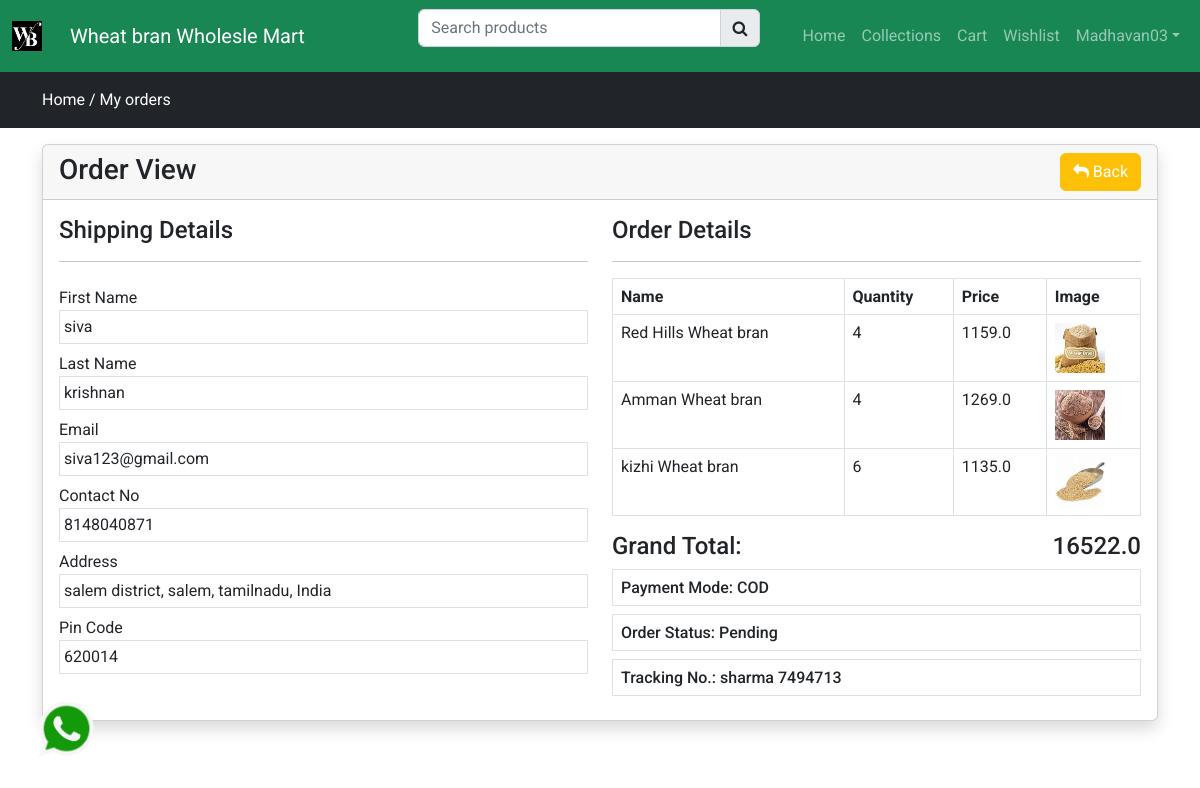
Page /view-order/sharma 7494713 (signed in) on the committed database.
### store/models.py (models this page shows, shortened)
class Order(models.Model):
    user = models.ForeignKey(User, on_delete = models.CASCADE)
    fname = models.CharField(max_length=20, null=False)
    lname = models.CharField(max_length=20, null=False)
    email = models.CharField(max_length=30, null=False)
    phone = models.CharField(max_length=10, null=False)
    address = models.TextField(null=False)
    city = models.CharField(max_length=20, null=False)
    state = models.CharField(max_length=20, null=False)
    country = models.CharField(max_length=20, null=False)
    pincode = models.CharField(max_length=10, null=False)
    total_price = models.FloatField(max_length=10, null=False)
    payment_mode = models.CharField(max_length=25, null=False)
    payment_id = models.CharField(max_length=25, null=True)
    orderstatuses = (
        ('Pending', 'Pending'),
        ('Out For Shipping', 'Out For Shipping'),
        ('Completed', 'Completed'),
     )
    status = models.CharField(max_length=25, choices=orderstatuses, default='Pending')
    message = models.TextField(null=True)
    tracking_no = models.CharField(max_length=20, null=True)
    created_at = models.DateTimeField(auto_now_add=True)
    updated_at = models.DateTimeField(auto_now=True)

class OrderItem(models.Model):
    order = models.ForeignKey(Order, on_delete=models.CASCADE)
    product = models.ForeignKey(Product, on_delete=models.CASCADE)
    price = models.FloatField(max_length=10, null=False)
    quantity = models.IntegerField(null=False)

class Product(models.Model):
    category = models.ForeignKey(Category, on_delete=models.CASCADE)
    slug = models.CharField(max_length=40, null=False, blank=False)
    name = models.CharField(max_length=40, null=False, blank=False)
    product_image = models.ImageField(upload_to=get_file_path, null=True, blank=True)
    small_description = models.CharField(max_length=250, null=False, blank=False)
    quantity = models.IntegerField(null=False, blank=False)
    description = models.TextField(max_length=500, null=False, blank=False)
    original_price = models.FloatField(max_length=5, null=False, blank=False)
    selling_price = models.FloatField(max_length=5, null=False, blank=False)
    status = models.BooleanField(default=False, help_text="0=default, 1=hidden")
    trending = models.BooleanField(default=False, help_text="0=default, 1=Trending")
    tag = models.CharField(max_length=10, null=False, blank=False)
    meta_title = models.CharField(max_length=50, null=False, blank=False)
    meta_keywords = models.CharField(max_length=50, null=False, blank=False)
    meta_description = models.TextField(max_length=100, null=False, blank=False)
    created_at = models.DateTimeField(max_length=5, auto_now_add=True)

### store/controller/order.py (the view)
# urls.py: path('view-order/<str:t_no>', order.vieworder, name="orderview")
def vieworder(request, t_no):
    order = Order.objects.filter(tracking_no=t_no).filter(user=request.user).first()
    orderitems = OrderItem.objects.filter(order=order)
    context = {'order': order, 'orderitems': orderitems}
    return render(request, "store/orders/view.html", context)

### store/templates/store/orders/view.html (shortened to what this page needs)
{% extends 'store/layouts/main.html' %}
{% block content %}
   <div class="py-3 bg-dark">
    <div class="container">
        <a class="text-white" href="{% url 'home' %}">Home  /</a>
        <a class="text-white" href="{% url 'myorders' %}">My orders</a>
    </div>
  </div>
   <div class="container my-3">
    <div class="row">
        <div class="col-md-12">
            <div class="card shadow ">
                <div class="card-header ">
                    <h3 class="mb-0">Order View
                        <a href="{% url 'myorders' %}" class="btn btn-warning float-end text-white"><i class="fa fa-reply"> </i> Back</a>
                    </h3>
                </div>
                <div class="card-body">
                  <div class="row">
                    <div class="col-md-6">
                      <h4>Shipping Details</h4>
                      <hr>
                      <label class="mt-2">First Name</label>
                      <div class="border p-1"> {{ order.fname }}</div>
                      <label class="mt-2">Last Name</label>
                      <div class="border p-1"> {{ order.lname }}</div>
                      <label class="mt-2">Email</label>
                      <div class="border p-1"> {{ order.email }}</div>
                      <label class="mt-2">Contact No</label>
                        <div class="border p-1"> {{ order.phone }}</div>
                      <label class="mt-2">Address</label>
                        <div class="border p-1">
                          {{ order.address }},
                          {{ order.city}},
                          {{ order.state }},
                          {{ order.country}}
                        </div>
                      <label class="mt-2">Pin Code</label>
                        <div class="border p-1"> {{ order.pincode }}</div>
                    </div>
                    <div class="col-md-6">
                      <h4>Order Details</h4>
                      <hr>
                      <table class="table table-bordered">
                        <thead>
                        <tr>
                            <th>Name</th>
                            <th>Quantity</th>
                            <th>Price</th>
                            <th>Image</th>
                        </tr>
                        </thead>
                        <tbody>
                        {% for item in orderitems %}
                        <tr>
                            <td>{{item.product.name }}</td>
                            <td>{{item.quantity }}</td>
                            <td>{{item.price }}</td>
                            <td>
                              <img src="{{ item.product.product_image.url }}" height="50px" width="50px" alt="Product Image">
                            </td>
                        </tr>
                        {% endfor %}
                        </tbody>
                    </table>
                    <h4>Grand Total: <span class="float-end"> {{ order.total_price }} </span></h4>
                    <h6 class="border p-2"> Payment Mode: {{ order.payment_mode }} </h6>
                    <h6 class="border p-2"> Order Status: {{ order.status }} </h6>
                    <h6 class="border p-2"> Tracking No.: {{ order.tracking_no }} </h6>
                    </div>
                  </div>
                </div>
            </div>
        </div>
    </div>
   </div>
{% endblock content %}

### store/templates/store/inc/navbar.html (shortened to what this page needs)
{% load static %}
<nav class="navbar navbar-expand-lg navbar-dark bg-success">
    <nav class="navbar bg-success">
  <div class="container-fluid">
    <a class="navbar-brand" href="#">
      <img src="{% static 'images/logo1.jpg' %}" alt="Logo" width="30" height="30" class="d-inline-block align-text-top bg-success">
    </a>
  </div>
</nav>
    <a class="navbar-brand" href="#">Wheat bran Wholesle Mart</a>
<div class="container">
      <div class="search-bar">
      <form action="{% url 'searchproduct' %}" method="POST">
      <div class="input-group">
         <input type="search" required class="form-control" name="productsearch" id="searchproducts" placeholder="Search products">
          <button type="submit" class="input-group-text" ><i class="fa fa-search"></i></button>
      </div>
      </form>
      </div>
    <div class="collapse navbar-collapse" id="navbarNav">
      <ul class="navbar-nav ms-auto">
        <li class="nav-item">
          <a class="nav-link {% if request.resolver_match.url_name == 'home' %}active{% endif %}" aria-current="page" href="{% url 'home' %}">Home</a>
        </li>
        <li class="nav-item">
          <a class="nav-link {% if request.resolver_match.url_name == 'collections' %}active{% endif %}" href="{% url 'collections' %}">Collections</a>
        </li>
          <li class="nav-item">
          <a class="nav-link {% if request.resolver_match.url_name == 'cart' %}active{% endif %}" aria-current="page" href="{% url 'cart' %}">Cart</a>
        </li>
          <li class="nav-item">
          <a class="nav-link {% if request.resolver_match.url_name == 'wishlist' %}active{% endif %}" aria-current="page" href="{% url 'wishlist' %}">Wishlist</a>
        </li>
        {% if request.user.is_authenticated %}
            <li class="nav-item dropdown">
                <a class="nav-link dropdown-toggle" href="#" role="button" data-bs-toggle="dropdown" aria-expanded="false">{{ request.user }}</a>
            </li>
        {% endif %}
      </ul>
    </div>
  </div>
</nav>

### static/css/custom.css (style rules this page uses)
.search-bar { width: 40% !important; margin-left: 10%; }

### store/templates/store/layouts/main.html (style rules this page uses)
* { font-family: 'Roboto', sans-serif; }
a { text-decoration: none; color: #000; }

### rows in the picture
Order: fname "siva", lname "krishnan", email "siva123@gmail.com", phone "8148040871", address "salem district", city "salem", state "tamilnadu", country "India", pincode "620014", total_price "16522.0", payment_mode "COD", status "Pending", tracking_no "sharma 7494713"
OrderItem: product.name "Red Hills Wheat bran", quantity "4", price "1159.0", product.product_image (picture)
OrderItem: product.name "Amman Wheat bran", quantity "4", price "1269.0", product.product_image (picture)
OrderItem: product.name "kizhi Wheat bran", quantity "6", price "1135.0", product.product_image (picture)

### other values in the picture
{{ request.user }} "Madhavan03"
